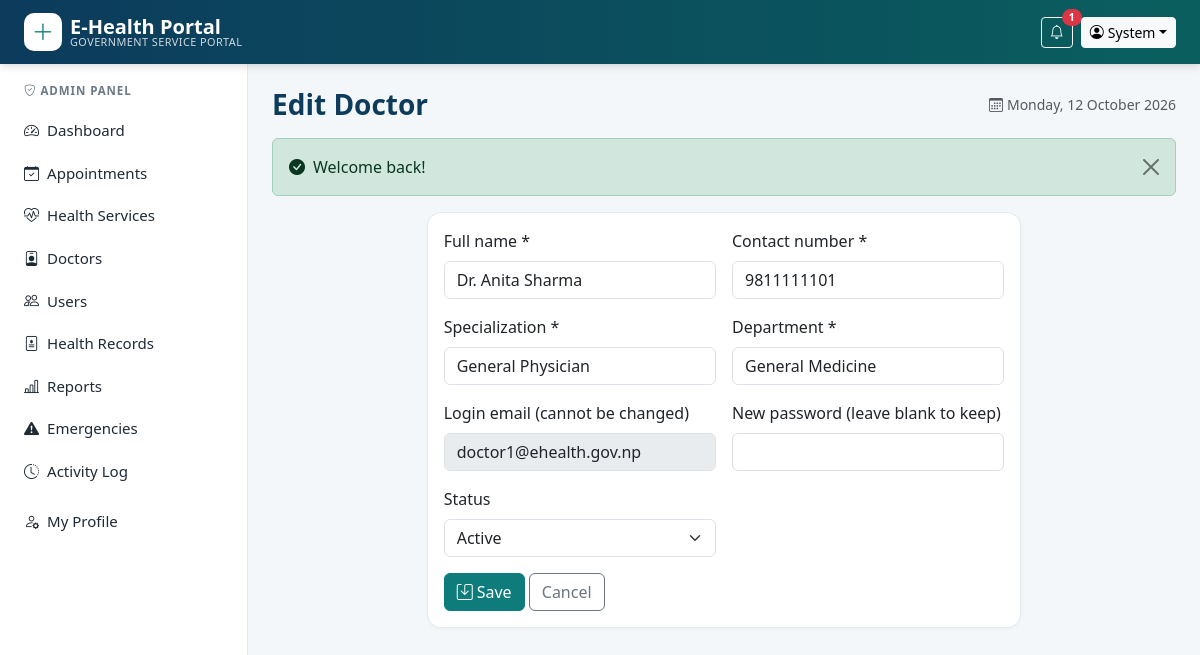
The app's page /admin/doctor_form.php?id=1 (signed in) with its own data.
### tables this page shows
CREATE TABLE users (
  user_id     INT UNSIGNED AUTO_INCREMENT PRIMARY KEY,
  name        VARCHAR(100) NOT NULL,
  email       VARCHAR(150) NOT NULL UNIQUE,
  password    VARCHAR(255) NOT NULL,
  role        ENUM('admin','doctor','citizen') NOT NULL DEFAULT 'citizen',
  phone       VARCHAR(20)  DEFAULT NULL,
  gender      ENUM('male','female','other') DEFAULT NULL,
  dob         DATE DEFAULT NULL,
  address     VARCHAR(200) DEFAULT NULL,
  status      ENUM('active','inactive') NOT NULL DEFAULT 'active',
  failed_logins TINYINT UNSIGNED NOT NULL DEFAULT 0,
  locked_until  DATETIME DEFAULT NULL,
  created_at  TIMESTAMP DEFAULT CURRENT_TIMESTAMP
);

CREATE TABLE doctors (
  doctor_id      INT UNSIGNED AUTO_INCREMENT PRIMARY KEY,
  user_id        INT UNSIGNED DEFAULT NULL UNIQUE,
  name           VARCHAR(100) NOT NULL,
  specialization VARCHAR(100) NOT NULL,
  department     VARCHAR(80)  NOT NULL,
  contact        VARCHAR(20)  DEFAULT NULL,
  status         ENUM('active','inactive') NOT NULL DEFAULT 'active',
  created_at     TIMESTAMP DEFAULT CURRENT_TIMESTAMP,
  CONSTRAINT fk_doc_user FOREIGN KEY (user_id) REFERENCES users(user_id) ON DELETE SET NULL
);

### includes/db.php (called while the page is built, shortened)
<?php
function db(): PDO
{
    static $pdo = null;
    if ($pdo === null) {
        try {
            $dsn = 'mysql:host=' . DB_HOST . ';port=' . DB_PORT . ';dbname=' . DB_NAME . ';charset=utf8mb4';
            $pdo = new PDO($dsn, DB_USER, DB_PASS, [
                PDO::ATTR_ERRMODE            => PDO::ERRMODE_EXCEPTION,
                PDO::ATTR_DEFAULT_FETCH_MODE => PDO::FETCH_ASSOC,
                PDO::ATTR_EMULATE_PREPARES   => false,
            ]);
            $pdo->exec("SET time_zone = '+05:45'");
        } catch (PDOException $e) {
            http_response_code(500);
            die('<div style="font-family:sans-serif;max-width:600px;margin:60px auto;padding:20px;border:1px solid #f5c2c7;background:#f8d7da;border-radius:8px">'
              . '<h3>Database connection failed</h3><p>Please make sure <b>MySQL is running in XAMPP</b> and that you imported '
              . '<code>database/ehealth_db.sql</code>. Check the credentials in <code>config/config.php</code>.</p></div>');
        }
    }
    return $pdo;
}
function q(string $sql, array $params = []): PDOStatement
{
    $st = db()->prepare($sql);
    $st->execute($params);
    return $st;
}
function fetch_one(string $sql, array $params = []): ?array { $r = q($sql, $params)->fetch(); return $r ?: null; }
function fetch_val(string $sql, array $params = []) { return q($sql, $params)->fetchColumn(); }

### includes/auth.php (called while the page is built, shortened)
<?php
require_once __DIR__ . '/functions.php';
function current_user(): ?array
{
    static $u = false;
    if ($u === false) {
        $u = isset($_SESSION['user_id'])
            ? fetch_one('SELECT user_id,name,email,role,phone,gender,dob,address,status FROM users WHERE user_id=?', [$_SESSION['user_id']])
            : null;
    }
    return $u;
}
function home_for(string $role): string
{
    return ['admin' => 'admin/dashboard.php', 'doctor' => 'doctor/dashboard.php', 'citizen' => 'citizen/dashboard.php'][$role] ?? 'index.php';
}
function require_role(string ...$roles): array
{
    $u = current_user();
    return $u;
}

### admin/doctor_form.php (the view, shortened to what this page needs)
<?php
require_once __DIR__ . '/../includes/layout.php';
$u = require_role('admin');
$id = (int)get('id');
$f = ['name' => '', 'email' => '', 'contact' => '', 'specialization' => '', 'department' => '', 'status' => 'active'];
$doc = null;
if ($id) {
    $doc = fetch_one('SELECT d.*, u.email FROM doctors d LEFT JOIN users u ON u.user_id=d.user_id WHERE d.doctor_id=?', [$id]);
    $f = array_intersect_key($doc, $f);
}
$depts = array_column(fetch_all('SELECT DISTINCT department FROM doctors UNION SELECT DISTINCT department FROM health_services ORDER BY department'), 'department');
layout_top($id ? 'Edit Doctor' : 'Add Doctor', true);
?>
<div class="row justify-content-center"><div class="col-xl-8"><div class="card"><div class="card-body">
  <form method="post" class="row g-3"><?= csrf_field() ?>
    <div class="col-md-6"><label class="form-label">Full name *</label><input name="name" class="form-control" required value="<?= e($f['name']) ?>" placeholder="Dr. ..."></div>
    <div class="col-md-6"><label class="form-label">Contact number *</label><input name="contact" class="form-control" required value="<?= e($f['contact']) ?>"></div>
    <div class="col-md-6"><label class="form-label">Specialization *</label><input name="specialization" class="form-control" required value="<?= e($f['specialization']) ?>" placeholder="e.g. Pediatrician"></div>
    <div class="col-md-6"><label class="form-label">Department *</label><input name="department" list="deptList" class="form-control" required value="<?= e($f['department']) ?>">
      <datalist id="deptList"><?php foreach ($depts as $d): ?><option value="<?= e($d) ?>"><?php endforeach; ?></datalist></div>
    <div class="col-md-6"><label class="form-label">Login email <?= $doc ? '(cannot be changed)' : '*' ?></label>
      <input type="email" name="email" class="form-control" <?= $doc ? 'disabled' : 'required' ?> value="<?= e($doc['email'] ?? $f['email']) ?>"></div>
    <div class="col-md-6"><label class="form-label"><?= $doc ? 'New password (leave blank to keep)' : 'Password *' ?></label>
      <input type="password" name="password" class="form-control" <?= $doc ? '' : 'required' ?> minlength="8" autocomplete="new-password"></div>
    <div class="col-md-6"><label class="form-label">Status</label><select name="status" class="form-select">
      <option value="active" <?= $f['status'] === 'active' ? 'selected' : '' ?>>Active</option><option value="inactive" <?= $f['status'] === 'inactive' ? 'selected' : '' ?>>Inactive</option></select></div>
    <div class="col-12"><button class="btn btn-teal"><i class="bi bi-save me-1"></i>Save</button> <a href="<?= url('admin/doctors.php') ?>" class="btn btn-outline-secondary">Cancel</a></div>
  </form></div></div></div></div>
<?php layout_bottom(true); ?>

### includes/layout.php (shortened to what this page needs)
<?php
require_once __DIR__ . '/auth.php';
function menu_for(string $role): array
{
    switch ($role) {
        case 'admin': return [
            ['Dashboard', 'admin/dashboard.php', 'speedometer2'],
            ['Appointments', 'admin/appointments.php', 'calendar-check'],
            ['Health Services', 'admin/services.php', 'heart-pulse'],
            ['Doctors', 'admin/doctors.php', 'person-badge'],
            ['Users', 'admin/users.php', 'people'],
            ['Health Records', 'admin/records.php', 'file-medical'],
            ['Reports', 'admin/reports.php', 'bar-chart-line'],
            ['Emergencies', 'admin/emergencies.php', 'exclamation-triangle-fill'],
            ['Activity Log', 'admin/logs.php', 'clock-history'],
        ];
    }
}
function layout_top(string $title, bool $panel = false): void
{
    $u = current_user();
    $script = str_replace('\\', '/', $_SERVER['SCRIPT_NAME']);
    $unread = $u ? unread_count((int)$u['user_id']) : 0;
    ?><!DOCTYPE html>
<html lang="en">
<head>
<link rel="stylesheet" href="<?= asset('vendor/bootstrap/css/bootstrap.min.css') ?>">
<link rel="stylesheet" href="<?= asset('vendor/icons/bootstrap-icons.min.css') ?>">
<link rel="stylesheet" href="<?= asset('css/style.css') ?>">
</head>
<body class="<?= $panel ? 'panel-body' : '' ?>">
<nav class="navbar navbar-expand-lg navbar-dark topbar sticky-top">
  <div class="container-fluid px-lg-4">
    <a class="navbar-brand d-flex align-items-center" href="<?= url($u ? home_for($u['role']) : 'index.php') ?>">
      <span class="brand-mark me-2"><i class="bi bi-plus-lg"></i></span>
      <span class="lh-1"><strong>E-Health Portal</strong><small class="d-none d-sm-block">Government Service Portal</small></span>
    </a>
    <div class="<?= $panel ? 'ms-auto' : 'collapse navbar-collapse' ?>" id="mainNav">
      <div class="d-flex align-items-center gap-2">
        <?php if ($u): ?>
          <?php if (true): ?>
            <a href="<?= url('notifications.php') ?>" class="btn btn-sm btn-outline-light position-relative" title="Notifications">
              <i class="bi bi-bell"></i>
              <?php if ($unread): ?><span class="position-absolute top-0 start-100 translate-middle badge rounded-pill bg-danger"><?= $unread ?></span><?php endif; ?>
            </a>
          <?php endif; ?>
          <div class="dropdown">
            <button class="btn btn-sm btn-light dropdown-toggle" data-bs-toggle="dropdown"><i class="bi bi-person-circle me-1"></i><?= e(explode(' ', $u['name'])[0]) ?></button>
          </div>
        <?php else: ?>
          <a href="<?= url('login.php') ?>" class="btn btn-sm btn-outline-light">Login</a>
          <a href="<?= url('register.php') ?>" class="btn btn-sm btn-light text-teal fw-semibold">Register</a>
        <?php endif; ?>
      </div>
    </div>
  </div>
</nav>
<?php if ($panel && $u): ?>
<div class="panel-wrap">
  <aside class="sidebar" id="sidebar">
    <div class="sidebar-role"><i class="bi bi-shield-check me-1"></i><?= e(ucfirst($u['role'])) ?> Panel</div>
    <ul class="nav flex-column">
      <?php foreach (menu_for($u['role']) as [$label, $file, $icon]):
          $active = str_ends_with($script, '/' . $file) || (basename(dirname($script)) . '/' . basename($script)) === $file; ?>
        <li class="nav-item">
          <a class="nav-link <?= $active ? 'active' : '' ?>" href="<?= url($file) ?>"><i class="bi bi-<?= $icon ?> me-2"></i><?= e($label) ?></a>
        </li>
      <?php endforeach; ?>
      <li class="nav-item mt-2"><a class="nav-link <?= basename($script) === 'profile.php' ? 'active' : '' ?>" href="<?= url('profile.php') ?>"><i class="bi bi-person-gear me-2"></i>My Profile</a></li>
    </ul>
  </aside>
  <main class="panel-main">
    <div class="d-flex flex-wrap justify-content-between align-items-center mb-3">
      <h1 class="h3 page-title mb-0"><?= e($title) ?></h1>
      <span class="text-muted small d-none d-md-block"><i class="bi bi-calendar3 me-1"></i><?= date('l, d F Y') ?></span>
    </div>
    <?= flash_render() ?>
<?php else: ?>
<main>
<div class="container mt-3"><?= flash_render() ?></div>
<?php endif;
}
function layout_bottom(bool $panel = false): void
{
    if ($panel): ?>
  </main>
</div>
<?php endif; ?>
</body>
</html>
<?php
}

### assets/css/style.css (style rules this page uses)
:root { --navy:#0c3b5c; --teal:#0e7c7b; --teal-dark:#0a5f5e; --mint:#e6f4f3; --ink:#1e2a35; --muted:#6b7a88; --line:#e3e9ee; --bg:#f4f7f9; }
body { background:var(--bg);color:var(--ink);font-family:system-ui,-apple-system,"Segoe UI",Roboto,"Helvetica Neue",Arial,sans-serif; }
.topbar { background:linear-gradient(90deg,var(--navy),var(--teal-dark));box-shadow:0 2px 8px rgba(0,0,0,.15) }
.topbar .navbar-brand small { font-size:.68rem;opacity:.8;font-weight:400;letter-spacing:.04em;text-transform:uppercase }
.brand-mark { width:38px;height:38px;border-radius:10px;background:#fff;color:var(--teal);display:inline-flex;align-items:center;justify-content:center;font-size:1.4rem }
.card { border:1px solid var(--line);border-radius:14px;box-shadow:0 1px 3px rgba(12,59,92,.04) }
.panel-wrap { display:flex;min-height:calc(100vh - 62px) }
.sidebar { width:248px;background:#fff;border-right:1px solid var(--line);padding:18px 12px;flex-shrink:0 }
.sidebar-role { font-size:.72rem;text-transform:uppercase;letter-spacing:.08em;color:var(--muted);padding:0 12px 10px;font-weight:600 }
.sidebar .nav-link { color:var(--ink);border-radius:10px;padding:10px 12px;font-size:.94rem }
.panel-main { flex:1;padding:24px;min-width:0 }
.page-title { color:var(--navy);font-weight:700 }
.btn-teal { background:var(--teal);border-color:var(--teal);color:#fff }

### records on screen
users: user_id "1", name "System", role "ADMIN"
doctors: name "Dr. Anita Sharma", contact "9811111101", specialization "General Physician", department "General Medicine", email "doctor1@ehealth.gov.np", status "Active"

### other values on screen
$label "Dashboard"
$label "Appointments"
$label "Health Services"
$label "Doctors"
$label "Users"
$label "Health Records"
$label "Reports"
$label "Emergencies"
$label "Activity Log"
$title "Edit Doctor"
$f['msg'] "Welcome back!"
